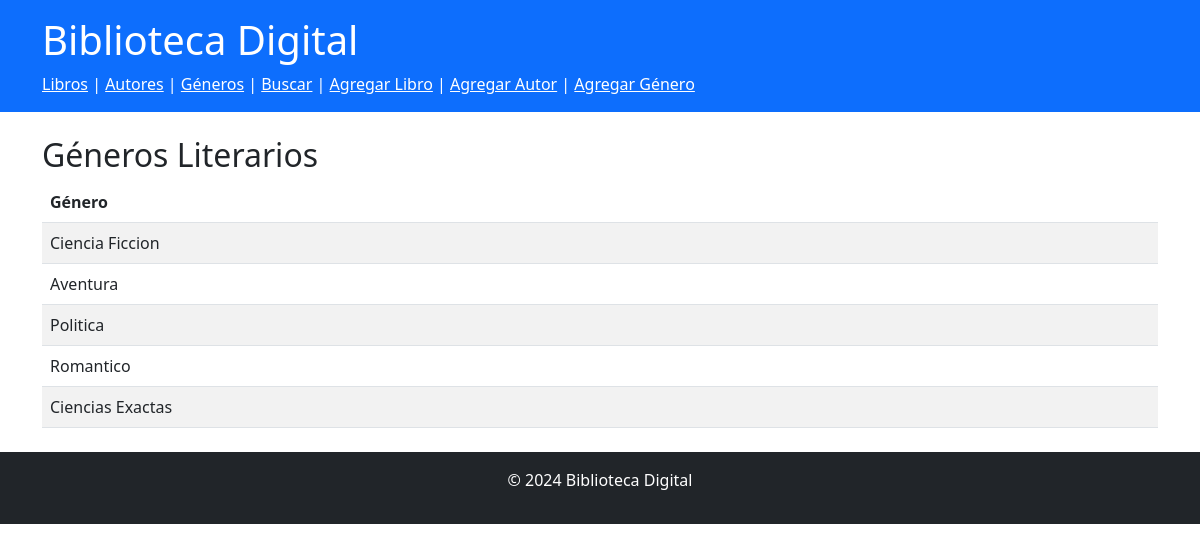
The page /generos/ on the database its author committed.
### biblioteca/models.py (models this page shows, shortened)
class Genero(models.Model):
    nombre = models.CharField(max_length=50)

### biblioteca/views.py (the view)
# urls.py: path('generos/', views.lista_generos, name='lista_generos'),
def lista_generos(request):
    generos = Genero.objects.all()  # Veo todos los generos
    return render(request, 'biblioteca/lista_generos.html', {'generos': generos})

### biblioteca/templates/biblioteca/lista_generos.html (shortened to what this page needs)
{% extends 'biblioteca/base.html' %}
{% block content %}
<h2>Géneros Literarios</h2>
<table class="table table-striped">
    <thead>
        <tr>
            <th>Género</th>
        </tr>
    </thead>
    <tbody>
        {% for genero in generos %}
        <tr>
            <td>{{ genero.nombre }}</td>
        </tr>
        {% endfor %}
    </tbody>
</table>
{% endblock %}

### rows shown on the page
Genero: nombre "Ciencia Ficcion"
Genero: nombre "Aventura"
Genero: nombre "Politica"
Genero: nombre "Romantico"
Genero: nombre "Ciencias Exactas"
